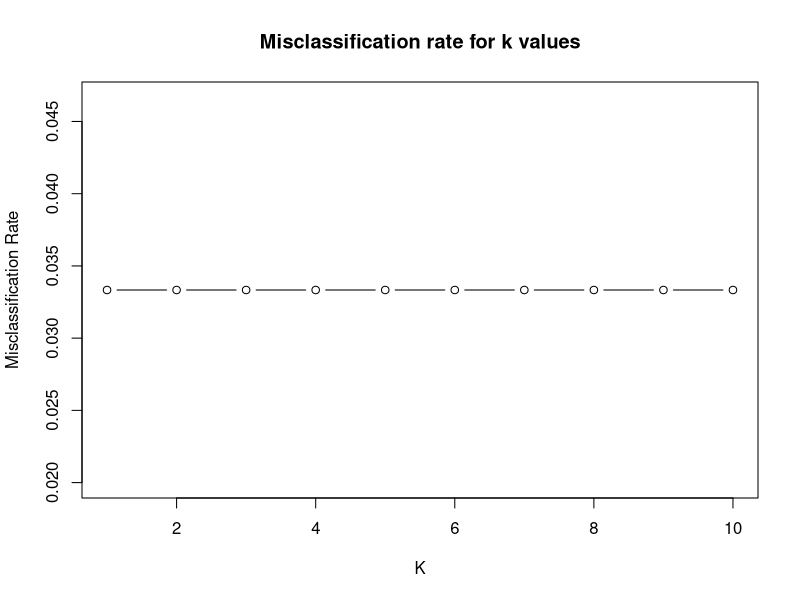

Generate this figure with R: (Note: this script raises an error after producing the figure.)
## ---- chunk 1
knitr::opts_chunk$set(warning = FALSE, message = FALSE)
## ---- chunk 2
iris_data = read.csv("bezedekIris.csv")
View(iris_data)
## ---- chunk 3
library(class)
library(caret)
## ---- chunk 4
#### FITTING A KNN CLASSIFIER MODEL FOR DIFFERENT VALUES OF K TO FIND THE BEST K WITH LEAST MISCLASSIFICATION RATE
set.seed(123)
train_indices = sample(1:nrow(iris_data), 0.8 * nrow(iris_data))
train_data=iris_data[train_indices, ]
test_data=iris_data[-train_indices, ]
predictors=names(train_data)[1:4]
response="Class"
accuracies=numeric()
misclassification_rates=numeric()
for (k_value in 1:10) {
  knn_predictions=knn(train = train_data[, predictors], test = test_data[, predictors], cl = train_data[, response], k = k_value)
  confusion_matrix=table(Actual = test_data[, response], Predicted = knn_predictions)
  correct_classification=sum(diag(confusion_matrix)) / sum(confusion_matrix)
  misclassification_rate=1 - correct_classification
  misclassification_rates=c(misclassification_rates, misclassification_rate)
  print(k_value)
  print(confusion_matrix)
  }
print(misclassification_rates)
plot(1:10, misclassification_rates, type = "b", xlab = "K", ylab = "Misclassification Rate", main = "Misclassification rate for k values")
## ---- chunk 5
### APPLYING 5 FOLD CROSS VALIDATION FOR TESTING THE MODEL PREDICTIONS
set.seed(123)
attach(iris_data)
predictors = names(iris_data)[1:4]
response = "Class"
irirs_data_2 = iris_data[,c(predictors,response),drop=FALSE]
k_folds = 10
folds = createFolds(irirs_data_2$Iris.setosa,k=k_folds,list=TRUE,returnTrain = FALSE)
missclassification_rates = numeric()
for (fold_ind in folds){
  fold = unlist(fold_ind)
  train_data = irirs_data_2[-fold,]
  test_data = irirs_data_2[fold,]
  knn_predictions = knn(train = train_data[,predictors],test=test_data[,predictors],cl=train_data[,response],k=3)
  confusion_matrix = table(Actual=test_data[,response],Predicted=knn_predictions)
  correct_classification = sum(diag(confusion_matrix))/sum(confusion_matrix)
  missclassification_rate = 1-correct_classification
  missclassification_rates = c(missclassification_rates,missclassification_rate)
}
print(missclassification_rates)
plot(1:10, missclassification_rates, type = "b", xlab = "K", ylab = "Misclassification Rate", main = "Misclassification rate for k folds")
average_missclassification = mean(missclassification_rates)
print(average_missclassification)
